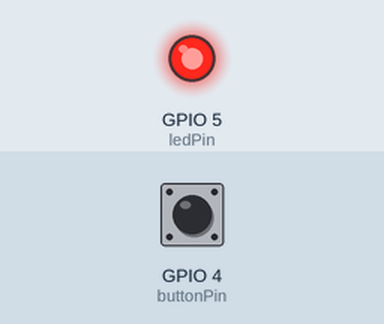
The sketch below on a simulated ESP32. Parts: output pins drawn as LEDs (lit = HIGH). Inputs (shaded band) come from the test bench; at power-on: GPIO 4 (buttonPin) LOW. What the sketch prints to the serial monitor is not drawn.

Above: at 1.2 s.
1.3 s: GPIO 4 (buttonPin) pulled HIGH for 0.15 s
At 1.37 s:
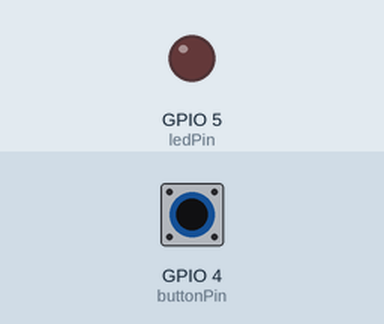
2.9 s: GPIO 4 (buttonPin) pulled HIGH for 3.2 s
At 6.9 s:
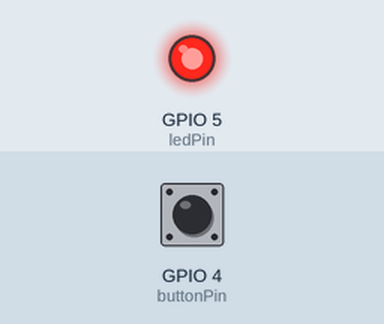
7.6 s: GPIO 4 (buttonPin) driven HIGH
At 8.0 s:
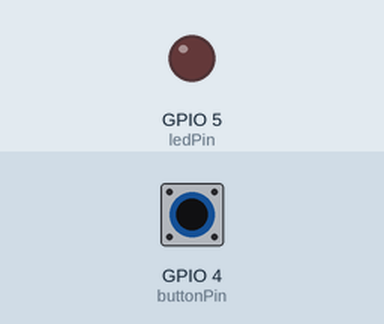
10.6 s: GPIO 4 (buttonPin) driven LOW
At 11.5 s:
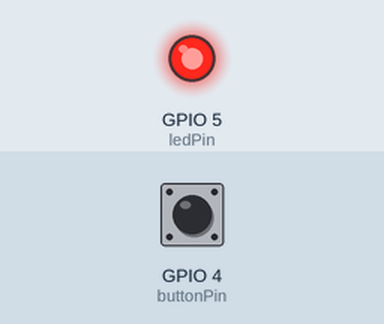
Timing chart, 0 to 13.1 s (numbered marks = the images above; inputs shaded):
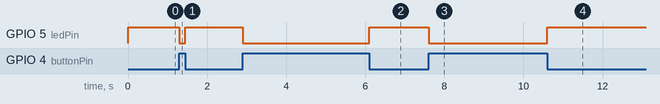

The sketch:

sketch.ino
```cpp
const int buttonPin = 4;
const int ledPin = 5;

int buttonState = 0;

void setup() {
  Serial.begin(115200);
  pinMode(buttonPin, INPUT);
  pinMode(ledPin, OUTPUT);
}

void loop() {
  buttonState = digitalRead(buttonPin);

  if (buttonState == HIGH) {
    digitalWrite(ledPin, LOW);
    Serial.println("Tombol ditekan! -> LED OFF");
  } else {
    digitalWrite(ledPin, HIGH);
  }
}
```

Measured:
- after the input at 1.3 s, GPIO 5 (ledPin): HIGH → LOW at once, → HIGH 0.15 s later
- after the input at 2.9 s, GPIO 5 (ledPin): HIGH → LOW at once, → HIGH 3.2 s later
- after the input at 7.6 s, GPIO 5 (ledPin): HIGH → LOW at once
- after the input at 10.6 s, GPIO 5 (ledPin): LOW → HIGH at once
